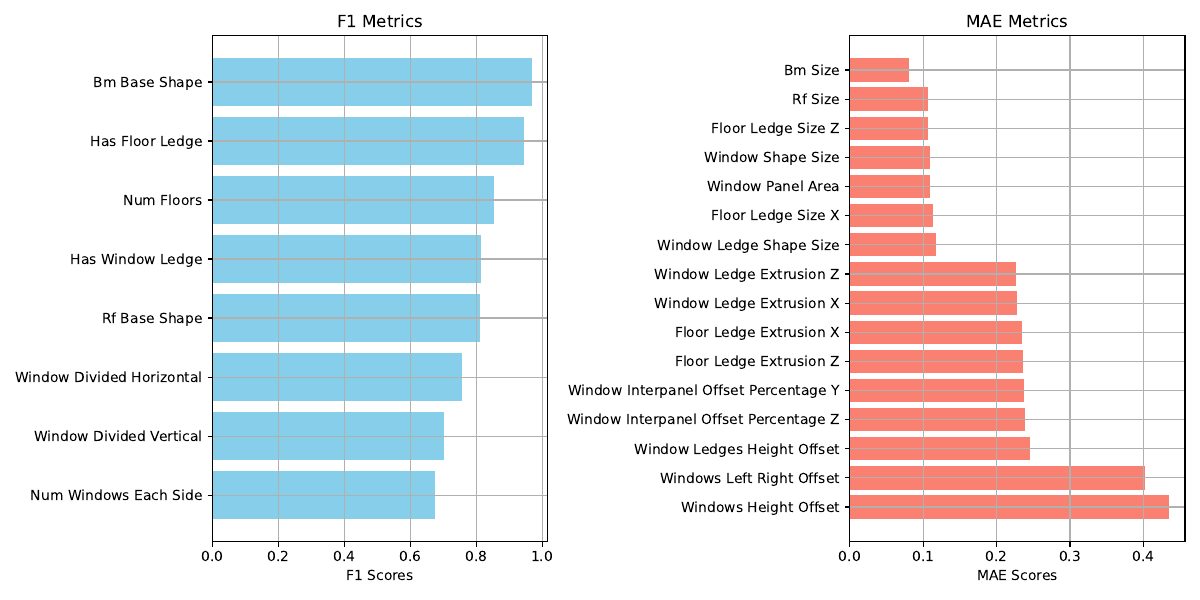

Reproduce this figure in Python.
import yaml
import matplotlib.pyplot as plt


# rename
def calculate_performance():
    # Load data from YAML file
    yml_path = "./performance.yml"
    with open(yml_path, "r") as file:
        performances = yaml.safe_load(file)

    # Extract data for each metric
    f1_data = performances['f1']
    mae_data = performances['mae']

    # Sort metrics based on scores
    sorted_f1_data = sorted(f1_data.items(), key=lambda x: x[1])
    sorted_mae_data = sorted(mae_data.items(), key=lambda x: x[1], reverse=True)

    # Extract sorted keys and values
    f1_keys = [item[0] for item in sorted_f1_data]
    f1_values = [item[1] for item in sorted_f1_data]

    mae_keys = [item[0] for item in sorted_mae_data]
    mae_values = [item[1] for item in sorted_mae_data]

    # Plotting
    fig, axs = plt.subplots(1, 2, figsize=(12, 6))

    # Subplot 1 for F1 metrics
    axs[0].barh(f1_keys, f1_values, color='skyblue')
    axs[0].set_xlabel('F1 Scores')
    axs[0].set_title('F1 Metrics')
    axs[0].grid(True)  # Add grid lines

    # Subplot 2 for MAE metrics
    axs[1].barh(mae_keys, mae_values, color='salmon')
    axs[1].set_xlabel('MAE Scores')
    axs[1].set_title('MAE Metrics')
    axs[1].grid(True)  # Add grid lines

    plt.tight_layout()
    plt.savefig("performance.pdf")
